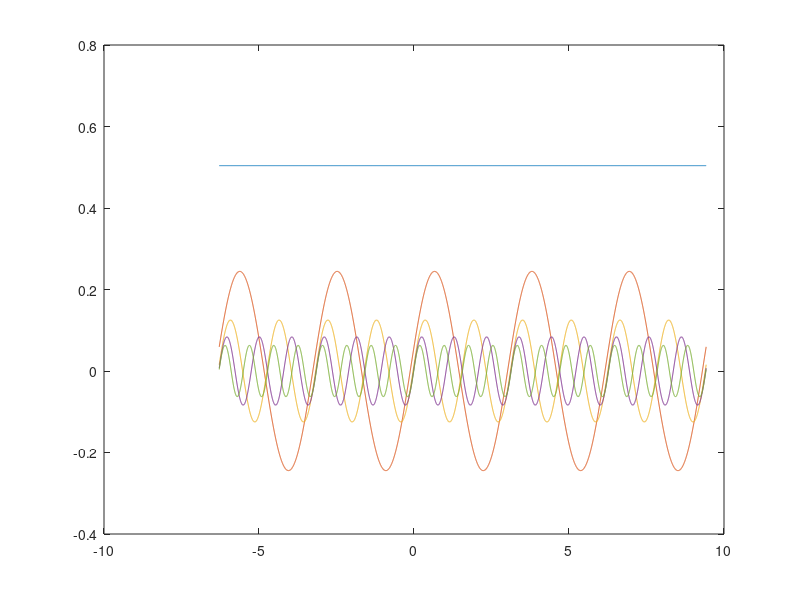
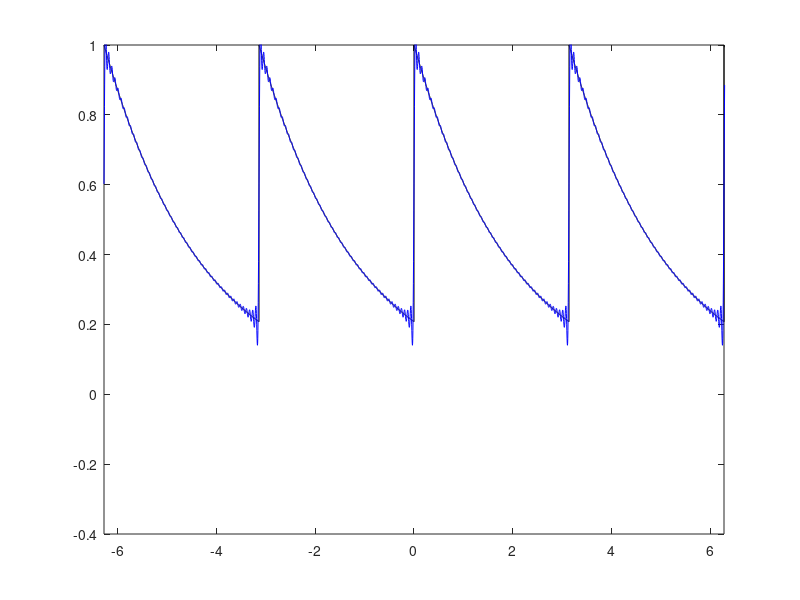

The MATLAB source for these figures, in order:
% Sinal Original

t = linspace(0,pi,1000); % t de 0 a pi cpm 1000 amostras
x = exp(-t/2);

T = pi; % periodo

t = [t-2*T t-T t t+T t+2*T]; % t vai de -2pi a +2pi, ou seja, 5 oscilacoes

x = [x x x x x];  % 5 oscilacoes 

% plot(t,x) 

%Coeficientes de Fourier Exponencial

D = zeros(50,length(t));  % 5 senoides

D(1,:) = 0.504;

for n=1:size(D,1)-1
    D(n+1,:) = 0.504 / (1+1i*4*n)*exp(1i*n*2*t) + 0.504 / (1-1i*4*n)*exp(1i*(-n)*2*t); % calculo barisenoide
end

%% Senoides
for k=1:5
    plot(t,D(k,:))
    hold on
end

%%

S = cumsum(D);

figure()

plot(t,x,'k', t,S(50,:),'b');

axis([-2*pi 2*pi -0.4 1]); % [xmin xmax ymin ymax]

